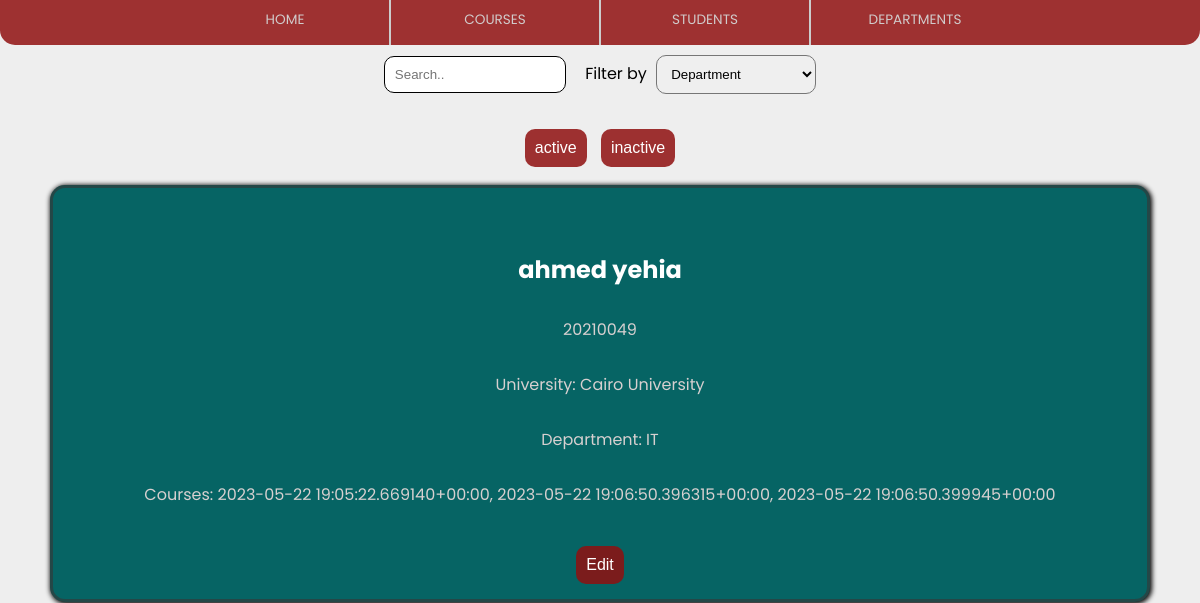
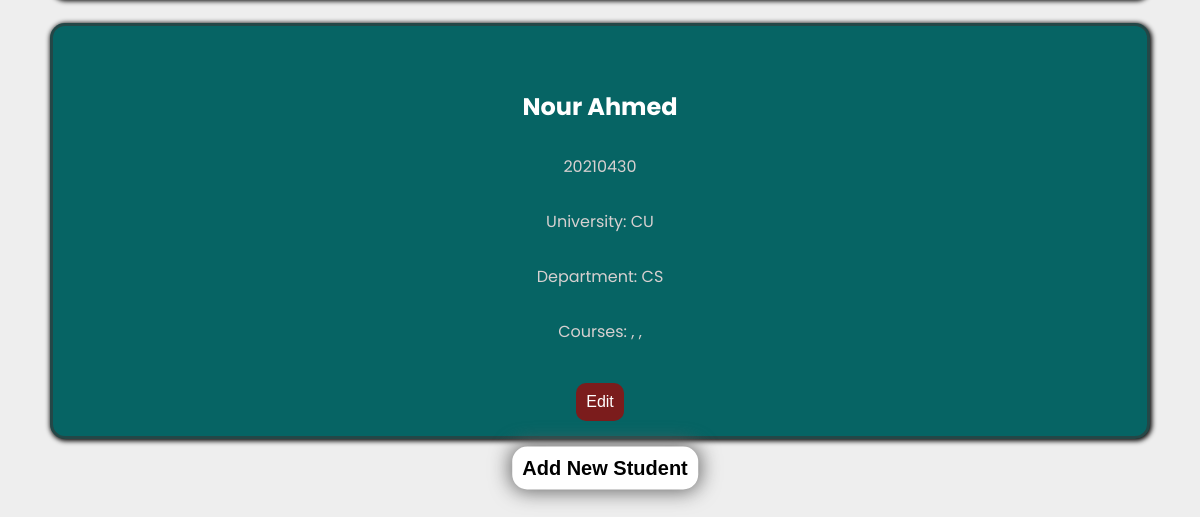
The app's page /student_page/, older data (2 pictures, top to bottom).
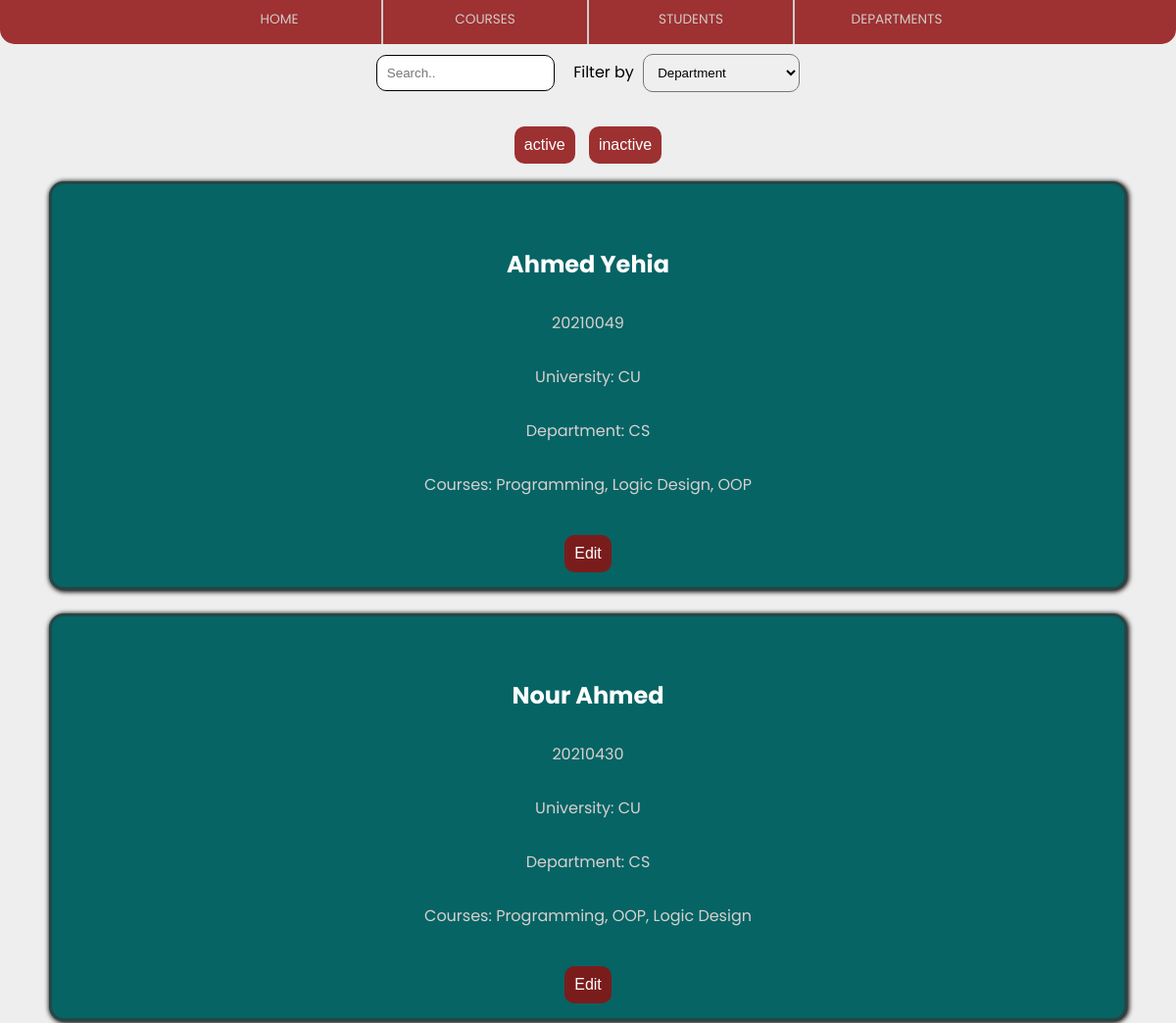
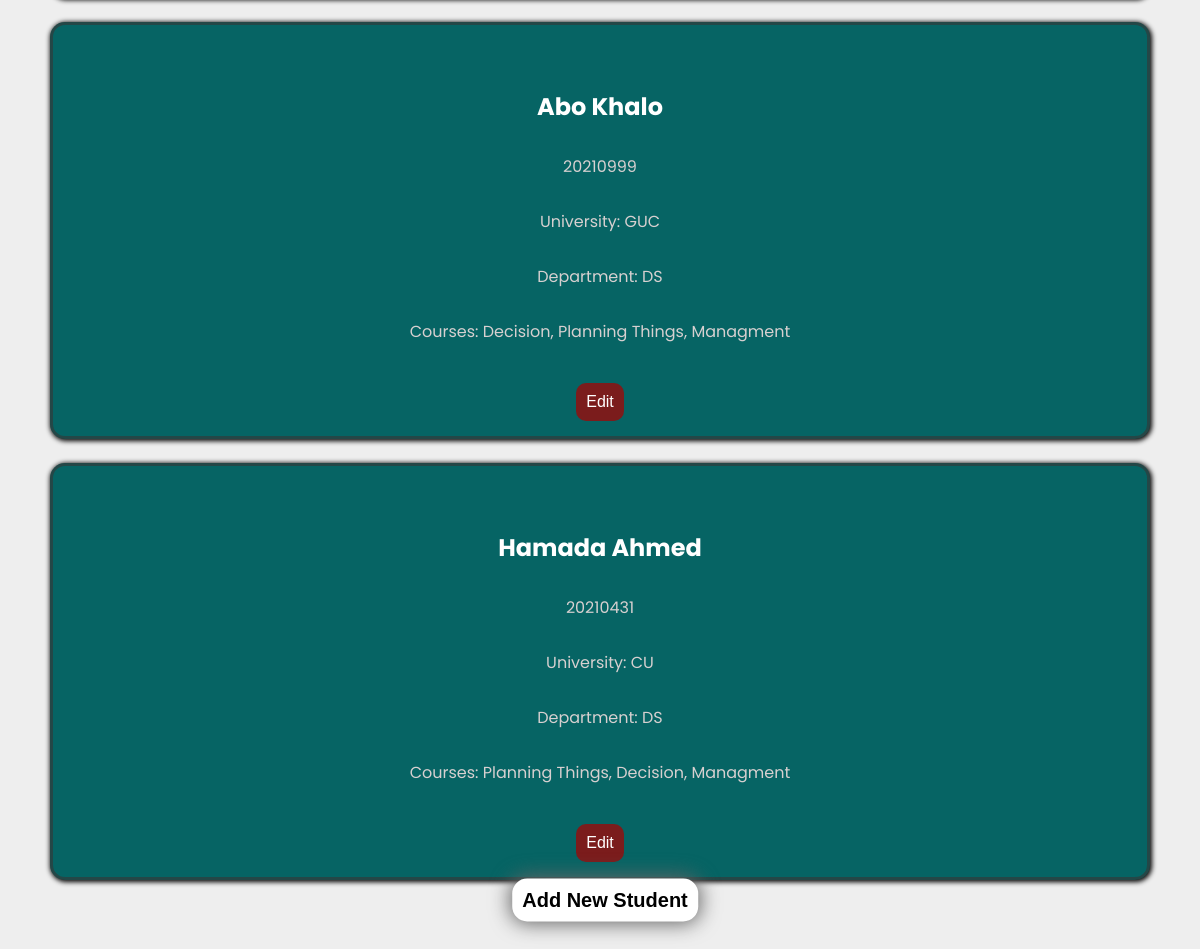
The same page, newer data (2 pictures, top to bottom).
### mainApp/models.py (models this page shows, shortened)
class Student(models.Model):
    student_fname = models.CharField(max_length=20)
    student_lname = models.CharField(max_length=20)
    student_id = models.CharField(max_length=20)
    student_department = models.CharField(max_length=15)
    student_university = models.CharField(max_length=20)
    student_gender = models.CharField(max_length=10)
    student_status = models.CharField(max_length=10)
    student_birthdate = models.DateField()
    student_course1 = models.CharField(max_length=100)
    student_course2 = models.CharField(max_length=100)
    student_course3 = models.CharField(max_length=100)

### mainApp/views.py (the view)
# urls.py: path('student_page/', views.student_page, name='student_page'),
def student_page(requeset):
    students = Student.objects.all().values()
    template = loader.get_template('students.html')
    context = {
        'students': students,
    }
    return HttpResponse(template.render(context, requeset))

### mainApp/templates/students.html (shortened to what this page needs)
{% extends "master.html" %}
{% block content %}
    <div class = "search_button">
        <input id = "std-name" type="text" placeholder="Search..">
        <p class="filter_by"> Filter by </p>
        <select id="filter_dept">
            <option value="">Department</option>
        </select>
    </div>
    <br>
    <div style="margin-left: auto; margin-right: auto; text-align: center;">
        <button><a href = "{% url 'student_page' %}" >active</a></button>
         <button><a href = "/inactive_students_page">inactive</a></button>
    </div>
    <table class = "cards">
        {% for student in students %}
            {% if student.student_status == 'Active' %}
                <tr id = "students-list">
                    <td class ='student-card' data-department="{{ student.student_department }}">
                        <div class = "card">
                            <h2>{{ student.student_fname }}  {{student.student_lname }}</h2>
                            <p class="title1">{{ student.student_id }}</p>
                            <p>University: {{ student.student_university }}</p>
                            <p>Department: {{ student.student_department }}</p>
                            <p>Courses: {{ student.student_course1 }}, {{ student.student_course2 }}, {{ student.student_course3 }}</p>
                            <button><a href="../edit_student_page/{{ student.id }}">Edit</a></button>
                        </div>
                    </td>
                </tr>
                {% endif %}
            {% endfor %}
    </table>
    <div><br><br><br></div>
    <button class = "create_new">
        <a href="{% url 'add_student_page' %}">Add New Student</a></button>
{% endblock %}

### mainApp/templates/master.html (shortened to what this page needs)
{% load static %}
<!DOCTYPE html>
<html>
    <head>
        <link rel="stylesheet" href="{% static 'stylesheet.css' %}">
    </head>
    <body>
        {% block content %}
        {% endblock %}
        <ul class="nav_bar">
            <li>
                <a href="{% url 'main_page' %}">Home</a>
            </li>
            <li>
                <a href="{% url 'courses_page' %}">Courses</a>
            </li>
            <li>
                <a href="{% url 'student_page' %}">Students</a>
            </li>
            <li>
                <a href="{% url 'departments_page' %}">Departments</a>
            </li>
        </ul>
    </body>
</html>

### mainApp/static/stylesheet.css (style rules this page uses)
html { scroll-behavior: smooth; }
body { color: red; padding: 0%; margin: 0%; background-color: #eee; font-family: 'Poppins', sans-serif; }
.nav_bar { position: fixed; display: flex; top: 0; left: 0; width: 100%; height: 45px; list-style-type: none; margin: 0; padding: 0; overflow: hidden; background-color: #901010d9; border-bottom-left-radius: 15px; border-bottom-right-radius: 15px; align-items: center; justify-content: center; text-transform: uppercase; font-size: 0.85rem; }
.nav_bar li { float: left; display: inline; height: 100%; padding: 10px; padding-right: 20px; padding-left: 20px; border-right: 1px solid #ccc; border-left: 1px solid #ccc; border-bottom: none; margin-top: auto; margin-bottom: auto; width: 14%; text-align: center; }
.nav_bar li a { text-decoration: none; height: max-content; text-align: center; color: rgb(209, 203, 203); padding: 10px; text-align: center; }
.nav_bar li:first-child { border-left: none; }
.nav_bar li:last-child { border-right: none; }
h2 { color: white; font-size: 3vh; margin-top: 5%; }
.title1 { font-size: 200%; }
.card { text-align: center; background-color: rgb(6, 100, 100); border: solid 3px #3936369a; height: 90%; width: 90%; border-radius: 15px; overflow: hidden; margin: 10px; padding: 10px; box-shadow: 1px 1px 5px 1px #000000; }
input { border-radius: 10px; padding: 10px; width: 20vh; margin: 5px; outline: none; border: 1.8px solid #000000; }
button { border-radius: 10px; padding: 10px; width: fit-content; margin: 5px; outline: none; border: none; text-align: center; background-color: #901010d9; color: white; font-size: 1em; }
.filter_by { color: #000000; display: inline; margin-left: 10px; cursor: text; }
select { border-radius: 10px; padding: 10px; width: 20vh; margin: 5px; }
a, a:visited, a:hover, a:active { color: inherit; text-decoration: none; }
.card p { color: rgb(215, 208, 208); font-size: 2vh; padding: 10px; margin-top: 10px; margin-bottom: 10px; display: block; }
.cards { width: 100%; justify-content: space-evenly; table-layout: auto; margin-left: auto; margin-right: auto; }
.card { margin-left: auto; margin-right: auto; }
.search_button { margin-top: 50px; border: none; color: white; text-align: center; text-decoration: none; font-size: 16px; cursor: pointer; margin-left: auto; margin-right: auto; }
.create_new { position: fixed; bottom: 1%; padding: 10px; border-radius: 15px; border-color: #ccc;; background-color: #ffffff; color: #000000; font-size: 20px; font-weight: bold; text-align: center; left: 50%; transform: translate(-50%, -50%); box-shadow: 0 0 20px 2px rgb(100, 100, 100); }
.create_new a { text-decoration: none; color: #000000; }
.create_new { position: fixed; bottom: 1%; padding: 10px; border-radius: 15px; border-color: #ccc;; background-color: #ffffff; color: #000000; font-size: 20px; font-weight: bold; text-align: center; left: 50%; transform: translate(-50%, -50%); }
html, body { margin: 0; height: 100%; }

Row changes from the older to the newer data that the page shows:
changed Student: student_fname "ahmed" → "Ahmed"; student_lname "yehia" → "Yehia"; student_university "Cairo University" → "CU"; student_department "IT" → "CS"; student_course1 "2023-05-22 19:05:22.669140+00:00" → "Programming"; student_course2 "2023-05-22 19:06:50.396315+00:00" → "Logic Design"; student_course3 "2023-05-22 19:06:50.399945+00:00" → "OOP"
changed Student "Nour": student_course1 (not shown) → "Programming"; student_course2 (not shown) → "OOP"; student_course3 (not shown) → "Logic Design"
added Student: student_fname "Abo", student_lname "Khalo", student_id "20210999", student_university "GUC", student_department "DS", student_course1 "Decision", student_course2 "Planning Things", student_course3 "Managment"
added Student: student_fname "Hamada", student_lname "Ahmed", student_id "20210431", student_university "CU", student_department "DS", student_course1 "Planning Things", student_course2 "Decision", student_course3 "Managment"
